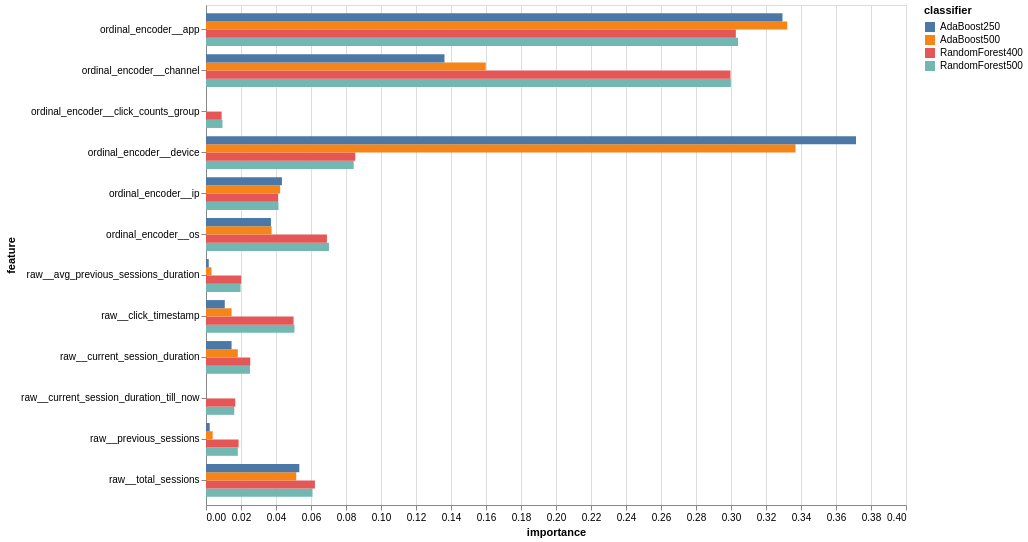

Notebook code for this chart:
### Markdown cell above
# Feature importance for AdaBoost250, AdaBoost500, RandomForest400 & RandomForest500

### Code cell
ada150_df = pl.DataFrame({
    "importance": classifiers_3['AdaBoost'][1].feature_importances_, 
    "feature": classifiers_3['AdaBoost'][1].feature_names_in_}
)
ada200_df = pl.DataFrame({
    "importance": classifiers_4['AdaBoost'][1].feature_importances_, 
    "feature": classifiers_4['AdaBoost'][1].feature_names_in_},
)
rf200_df = pl.DataFrame({
    "importance": classifiers_3['RandomForest'][1].feature_importances_, 
    "feature": classifiers_3['RandomForest'][1].feature_names_in_}
)
rf300_df = pl.DataFrame({
    "importance": classifiers_4['RandomForest'][1].feature_importances_, 
    "feature": classifiers_4['RandomForest'][1].feature_names_in_}
)

combined_last_two_experiments_df = pl.concat([
    rf300_df.with_columns(pl.lit('RandomForest500').alias('classifier')),
    rf200_df.with_columns(pl.lit('RandomForest400').alias('classifier')),
    ada200_df.with_columns(pl.lit('AdaBoost500').alias('classifier')),
    ada150_df.with_columns(pl.lit('AdaBoost250').alias('classifier')),
])
combined_last_two_experiments_df.plot.bar(x="importance:Q", y="feature:N", color='classifier:N', yOffset='classifier:N').properties(width=700, height=500)

### Figure 1 — Vega-Lite specification as saved in the notebook (floating-point values rounded to 4 significant figures)
{"config": {"view": {"continuousWidth": 300, "continuousHeight": 300}}, "data": {"name": "data-0f5ea3bacb6b596291494dfc20646738"}, "mark": {"type": "bar", "tooltip": true}, "encoding": {"color": {"field": "classifier", "type": "nominal"}, "x": {"field": "importance", "type": "quantitative"}, "y": {"field": "feature", "type": "nominal"}, "yOffset": {"field": "classifier", "type": "nominal"}}, "height": 500, "params": [{"name": "param_1", "select": {"type": "interval", "encodings": ["x", "y"]}, "bind": "scales"}], "width": 700, "$schema": "https://vega.github.io/schema/vega-lite/v5.20.1.json", "datasets": {"data-0f5ea3bacb6b596291494dfc20646738": [{"importance": 0.05055, "feature": "raw__click_timestamp", "classifier": "RandomForest500"}, {"importance": 0.01818, "feature": "raw__previous_sessions", "classifier": "RandomForest500"}, {"importance": 0.06088, "feature": "raw__total_sessions", "classifier": "RandomForest500"}, {"importance": 0.01613, "feature": "raw__current_session_duration_till_now", "classifier": "RandomForest500"}, {"importance": 0.02513, "feature": "raw__current_session_duration", "classifier": "RandomForest500"}, {"importance": 0.01973, "feature": "raw__avg_previous_sessions_duration", "classifier": "RandomForest500"}, {"importance": 0.04141, "feature": "ordinal_encoder__ip", "classifier": "RandomForest500"}, {"importance": 0.304, "feature": "ordinal_encoder__app", "classifier": "RandomForest500"}, {"importance": 0.08439, "feature": "ordinal_encoder__device", "classifier": "RandomForest500"}, {"importance": 0.07026, "feature": "ordinal_encoder__os", "classifier": "RandomForest500"}, {"importance": 0.2999, "feature": "ordinal_encoder__channel", "classifier": "RandomForest500"}, {"importance": 0.009416, "feature": "ordinal_encoder__click_counts_group", "classifier": "RandomForest500"}, {"importance": 0.05004, "feature": "raw__click_timestamp", "classifier": "RandomForest400"}, {"importance": 0.01862, "feature": "raw__previous_sessions", "classifier": "RandomForest400"}, {"importance": 0.06224, "feature": "raw__total_sessions", "classifier": "RandomForest400"}, {"importance": 0.01672, "feature": "raw__current_session_duration_till_now", "classifier": "RandomForest400"}, {"importance": 0.02528, "feature": "raw__current_session_duration", "classifier": "RandomForest400"}, {"importance": 0.02005, "feature": "raw__avg_previous_sessions_duration", "classifier": "RandomForest400"}, {"importance": 0.04124, "feature": "ordinal_encoder__ip", "classifier": "RandomForest400"}, {"importance": 0.3028, "feature": "ordinal_encoder__app", "classifier": "RandomForest400"}, {"importance": 0.08529, "feature": "ordinal_encoder__device", "classifier": "RandomForest400"}, {"importance": 0.06909, "feature": "ordinal_encoder__os", "classifier": "RandomForest400"}, {"importance": 0.2997, "feature": "ordinal_encoder__channel", "classifier": "RandomForest400"}, {"importance": 0.008941, "feature": "ordinal_encoder__click_counts_group", "classifier": "RandomForest400"}, {"importance": 0.01461, "feature": "raw__click_timestamp", "classifier": "AdaBoost500"}, {"importance": 0.003805, "feature": "raw__previous_sessions", "classifier": "AdaBoost500"}, {"importance": 0.05157, "feature": "raw__total_sessions", "classifier": "AdaBoost500"}, {"importance": 0.0, "feature": "raw__current_session_duration_till_now", "classifier": "AdaBoost500"}, {"importance": 0.01818, "feature": "raw__current_session_duration", "classifier": "AdaBoost500"}, {"importance": 0.003137, "feature": "raw__avg_previous_sessions_duration", "classifier": "AdaBoost500"}, {"importance": 0.04238, "feature": "ordinal_encoder__ip", "classifier": "AdaBoost500"}, {"importance": 0.3321, "feature": "ordinal_encoder__app", "classifier": "AdaBoost500"}, {"importance": 0.3369, "feature": "ordinal_encoder__device", "classifier": "AdaBoost500"}, {"importance": 0.03748, "feature": "ordinal_encoder__os", "classifier": "AdaBoost500"}, {"importance": 0.1598, "feature": "ordinal_encoder__channel", "classifier": "AdaBoost500"}, {"importance": 0.0, "feature": "ordinal_encoder__click_counts_group", "classifier": "AdaBoost500"}, {"importance": 0.01073, "feature": "raw__click_timestamp", "classifier": "AdaBoost250"}, {"importance": 0.002128, "feature": "raw__previous_sessions", "classifier": "AdaBoost250"}, {"importance": 0.05333, "feature": "raw__total_sessions", "classifier": "AdaBoost250"}, {"importance": 0.0, "feature": "raw__current_session_duration_till_now", "classifier": "AdaBoost250"}, {"importance": 0.0146, "feature": "raw__current_session_duration", "classifier": "AdaBoost250"}, {"importance": 0.001578, "feature": "raw__avg_previous_sessions_duration", "classifier": "AdaBoost250"}, {"importance": 0.0434, "feature": "ordinal_encoder__ip", "classifier": "AdaBoost250"}, {"importance": 0.3294, "feature": "ordinal_encoder__app", "classifier": "AdaBoost250"}, {"importance": 0.3714, "feature": "ordinal_encoder__device", "classifier": "AdaBoost250"}, {"importance": 0.03712, "feature": "ordinal_encoder__os", "classifier": "AdaBoost250"}, {"importance": 0.1363, "feature": "ordinal_encoder__channel", "classifier": "AdaBoost250"}, {"importance": 0.0, "feature": "ordinal_encoder__click_counts_group", "classifier": "AdaBoost250"}]}}
